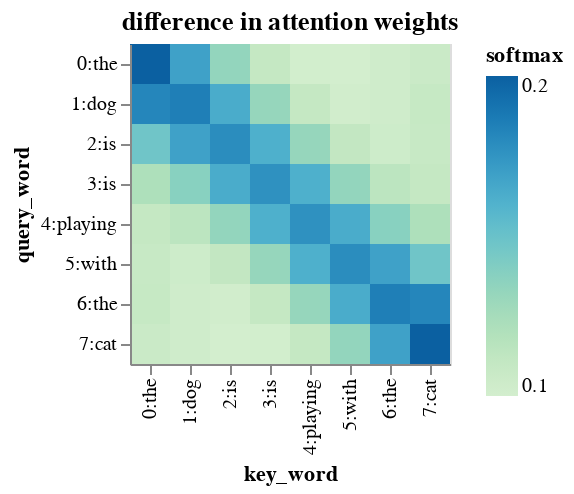

Notebook source saved alongside this figure:
### Code cell
heatmap(self_attn(pos_enc)[-1], token_ids, token_ids, title='difference in attention weights')

### Figure 1 — Vega-Lite specification as saved in the notebook (floating-point values rounded to 4 significant figures)
{"config": {"view": {"continuousWidth": 300, "continuousHeight": 300}}, "data": {"name": "data-a6e9af66badd499f1a30d90428930692"}, "mark": {"type": "rect"}, "encoding": {"color": {"field": "value", "scale": {"scheme": "greenblue"}, "title": "softmax", "type": "quantitative"}, "tooltip": [{"field": "key", "type": "nominal"}, {"field": "query", "type": "nominal"}, {"field": "value", "format": ".02", "title": "val", "type": "quantitative"}], "x": {"field": "key_word", "type": "nominal"}, "y": {"field": "query_word", "type": "nominal"}}, "title": "difference in attention weights", "$schema": "https://vega.github.io/schema/vega-lite/v5.8.0.json", "datasets": {"data-a6e9af66badd499f1a30d90428930692": [{"key_word": "0:the", "query_word": "0:the", "value": 0.2189, "key": "the", "query": "the"}, {"key_word": "0:the", "query_word": "1:dog", "value": 0.1925, "key": "the", "query": "dog"}, {"key_word": "0:the", "query_word": "2:is", "value": 0.1419, "key": "the", "query": "is"}, {"key_word": "0:the", "query_word": "3:is", "value": 0.1044, "key": "the", "query": "is"}, {"key_word": "0:the", "query_word": "4:playing", "value": 0.08797, "key": "the", "query": "playing"}, {"key_word": "0:the", "query_word": "5:with", "value": 0.08543, "key": "the", "query": "with"}, {"key_word": "0:the", "query_word": "6:the", "value": 0.08645, "key": "the", "query": "the"}, {"key_word": "0:the", "query_word": "7:cat", "value": 0.0824, "key": "the", "query": "cat"}, {"key_word": "1:dog", "query_word": "0:the", "value": 0.1734, "key": "dog", "query": "the"}, {"key_word": "1:dog", "query_word": "1:dog", "value": 0.1972, "key": "dog", "query": "dog"}, {"key_word": "1:dog", "query_word": "2:is", "value": 0.1734, "key": "dog", "query": "is"}, {"key_word": "1:dog", "query_word": "3:is", "value": 0.1278, "key": "dog", "query": "is"}, {"key_word": "1:dog", "query_word": "4:playing", "value": 0.09405, "key": "dog", "query": "playing"}, {"key_word": "1:dog", "query_word": "5:with", "value": 0.07924, "key": "dog", "query": "with"}, {"key_word": "1:dog", "query_word": "6:the", "value": 0.07696, "key": "dog", "query": "the"}, {"key_word": "1:dog", "query_word": "7:cat", "value": 0.07787, "key": "dog", "query": "cat"}, {"key_word": "2:is", "query_word": "0:the", "value": 0.1217, "key": "is", "query": "the"}, {"key_word": "2:is", "query_word": "1:dog", "value": 0.1652, "key": "is", "query": "dog"}, {"key_word": "2:is", "query_word": "2:is", "value": 0.1878, "key": "is", "query": "is"}, {"key_word": "2:is", "query_word": "3:is", "value": 0.1652, "key": "is", "query": "is"}, {"key_word": "2:is", "query_word": "4:playing", "value": 0.1217, "key": "is", "query": "playing"}, {"key_word": "2:is", "query_word": "5:with", "value": 0.08958, "key": "is", "query": "with"}, {"key_word": "2:is", "query_word": "6:the", "value": 0.07547, "key": "is", "query": "the"}, {"key_word": "2:is", "query_word": "7:cat", "value": 0.0733, "key": "is", "query": "cat"}, {"key_word": "3:is", "query_word": "0:the", "value": 0.08814, "key": "is", "query": "the"}, {"key_word": "3:is", "query_word": "1:dog", "value": 0.1198, "key": "is", "query": "dog"}, {"key_word": "3:is", "query_word": "2:is", "value": 0.1625, "key": "is", "query": "is"}, {"key_word": "3:is", "query_word": "3:is", "value": 0.1848, "key": "is", "query": "is"}, {"key_word": "3:is", "query_word": "4:playing", "value": 0.1625, "key": "is", "query": "playing"}, {"key_word": "3:is", "query_word": "5:with", "value": 0.1198, "key": "is", "query": "with"}, {"key_word": "3:is", "query_word": "6:the", "value": 0.08814, "key": "is", "query": "the"}, {"key_word": "3:is", "query_word": "7:cat", "value": 0.07426, "key": "is", "query": "cat"}, {"key_word": "4:playing", "query_word": "0:the", "value": 0.07426, "key": "playing", "query": "the"}, {"key_word": "4:playing", "query_word": "1:dog", "value": 0.08814, "key": "playing", "query": "dog"}, {"key_word": "4:playing", "query_word": "2:is", "value": 0.1198, "key": "playing", "query": "is"}, {"key_word": "4:playing", "query_word": "3:is", "value": 0.1625, "key": "playing", "query": "is"}, {"key_word": "4:playing", "query_word": "4:playing", "value": 0.1848, "key": "playing", "query": "playing"}, {"key_word": "4:playing", "query_word": "5:with", "value": 0.1625, "key": "playing", "query": "with"}, {"key_word": "4:playing", "query_word": "6:the", "value": 0.1198, "key": "playing", "query": "the"}, {"key_word": "4:playing", "query_word": "7:cat", "value": 0.08814, "key": "playing", "query": "cat"}, {"key_word": "5:with", "query_word": "0:the", "value": 0.0733, "key": "with", "query": "the"}, {"key_word": "5:with", "query_word": "1:dog", "value": 0.07547, "key": "with", "query": "dog"}, {"key_word": "5:with", "query_word": "2:is", "value": 0.08958, "key": "with", "query": "is"}, {"key_word": "5:with", "query_word": "3:is", "value": 0.1217, "key": "with", "query": "is"}, {"key_word": "5:with", "query_word": "4:playing", "value": 0.1652, "key": "with", "query": "playing"}, {"key_word": "5:with", "query_word": "5:with", "value": 0.1878, "key": "with", "query": "with"}, {"key_word": "5:with", "query_word": "6:the", "value": 0.1652, "key": "with", "query": "the"}, {"key_word": "5:with", "query_word": "7:cat", "value": 0.1217, "key": "with", "query": "cat"}, {"key_word": "6:the", "query_word": "0:the", "value": 0.07787, "key": "the", "query": "the"}, {"key_word": "6:the", "query_word": "1:dog", "value": 0.07696, "key": "the", "query": "dog"}, {"key_word": "6:the", "query_word": "2:is", "value": 0.07924, "key": "the", "query": "is"}, {"key_word": "6:the", "query_word": "3:is", "value": 0.09405, "key": "the", "query": "is"}, {"key_word": "6:the", "query_word": "4:playing", "value": 0.1278, "key": "the", "query": "playing"}, {"key_word": "6:the", "query_word": "5:with", "value": 0.1734, "key": "the", "query": "with"}, {"key_word": "6:the", "query_word": "6:the", "value": 0.1972, "key": "the", "query": "the"}, {"key_word": "6:the", "query_word": "7:cat", "value": 0.1734, "key": "the", "query": "cat"}, {"key_word": "7:cat", "query_word": "0:the", "value": 0.0824, "key": "cat", "query": "the"}, {"key_word": "7:cat", "query_word": "1:dog", "value": 0.08645, "key": "cat", "query": "dog"}, {"key_word": "7:cat", "query_word": "2:is", "value": 0.08543, "key": "cat", "query": "is"}, {"key_word": "7:cat", "query_word": "3:is", "value": 0.08797, "key": "cat", "query": "is"}, {"key_word": "7:cat", "query_word": "4:playing", "value": 0.1044, "key": "cat", "query": "playing"}, {"key_word": "7:cat", "query_word": "5:with", "value": 0.1419, "key": "cat", "query": "with"}, {"key_word": "7:cat", "query_word": "6:the", "value": 0.1925, "key": "cat", "query": "the"}, {"key_word": "7:cat", "query_word": "7:cat", "value": 0.2189, "key": "cat", "query": "cat"}]}}
